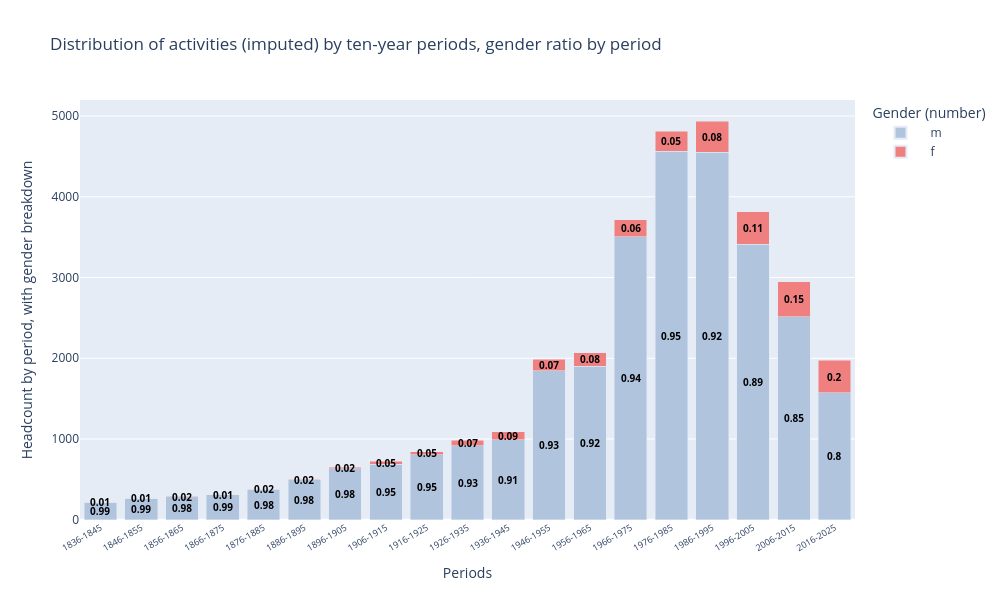

Notebook source saved alongside this figure:
### Markdown cell above
### New interactive chart using Plotly

### Code cell
# Reset index to make 'per_10' a column
df_plot = m_10_not_zero.reset_index()

# Calculate percentages per period
df_plot['tot'] = df_plot['m'] + df_plot['f']
df_plot['pct_m'] = df_plot['m'] / df_plot['tot']
df_plot['pct_f'] = df_plot['f'] / df_plot['tot']

# Create stacked bar chart
fig = px.bar(
    df_plot,
    x='per_10',
    y=['m', 'f'],
    color_discrete_map={'m': 'LightSteelBlue', 'f': 'LightCoral'},
    title='Distribution of activities (imputed) by ten-year periods, gender ratio by period',
    labels={'per_10': 'Periods', 'value': 'Number', 'variable': 'Genre'},
    barmode='stack'
)

# Rotate x-axis labels
fig.update_xaxes(tickangle=-30, tickfont=dict(size=9))

# Add percentage labels inside bars
for i, row in df_plot.iterrows():
    # Add m percentage label
    if row['m'] > 0:
        pct_m_str = f"{row['pct_m']:.2f}".rstrip('0').rstrip('.')  
        fig.add_annotation(
            x=row['per_10'],
            y=row['m'] / 2,
            text=pct_m_str,
            showarrow=False,
            font=dict(size=10, color='black', weight='bold'),
            xanchor='center',
            yanchor='middle'
        )
    # Add f percentage label
    if row['f'] > 0:
        pct_f_str = f"{row['pct_f']:.2f}".rstrip('0').rstrip('.')  
        fig.add_annotation(
            x=row['per_10'],
            y=row['m'] + row['f'] / 2,
            text=pct_f_str,
            showarrow=False,
            font=dict(size=10, color='black', weight='bold'),
            xanchor='center',
            yanchor='middle'
        )

# Customize hover info to show actual counts
fig.update_traces(
    hovertemplate='<b>%{x}</b><br>Number %{fullData.name}: %{y}<extra></extra>'
)

# Update layout
fig.update_layout(
    yaxis_title='Headcount by period, with gender breakdown',
    font=dict(size=12),
    width=1000,
    height=600,
    legend_title_text='Gender',
    legend=dict(
        title=dict(text="Gender (number)"),
        itemsizing='constant',
        itemwidth=50
    )
)

# Optional: Customize legend to show counts (e.g., "m (244)")
fig.for_each_trace(lambda t: t.update(name=f"{t.name}") if t.name in ['m', 'f'] else t)   # ({df_plot[t.name].iloc[0]})

# Save as interactive HTML
fig.write_html("interactive_images/naissances_distribution_10ans_genre_percent.html", include_plotlyjs='cdn', full_html=True)

# Optional: Show in notebook or browser
fig.show()

### Figure 1 — Plotly figure (JSON) as saved in the notebook; plotly's stock layout.template omitted (floating-point values rounded to 4 significant figures)
{"data": [{"hovertemplate": "<b>%{x}</b><br>Number %{fullData.name}: %{y}<extra></extra>", "legendgroup": "m", "marker": {"color": "LightSteelBlue", "pattern": {"shape": ""}}, "name": "m", "orientation": "v", "showlegend": true, "textposition": "auto", "type": "bar", "x": ["1836-1845", "1846-1855", "1856-1865", "1866-1875", "1876-1885", "1886-1895", "1896-1905", "1906-1915", "1916-1925", "1926-1935", "1936-1945", "1946-1955", "1956-1965", "1966-1975", "1976-1985", "1986-1995", "1996-2005", "2006-2015", "2016-2025"], "xaxis": "x", "y": [218, 266, 284, 308, 377, 493, 632, 691, 805, 917, 994, 1845, 1903, 3507, 4562, 4549, 3413, 2512, 1571], "yaxis": "y"}, {"hovertemplate": "<b>%{x}</b><br>Number %{fullData.name}: %{y}<extra></extra>", "legendgroup": "f", "marker": {"color": "LightCoral", "pattern": {"shape": ""}}, "name": "f", "orientation": "v", "showlegend": true, "textposition": "auto", "type": "bar", "x": ["1836-1845", "1846-1855", "1856-1865", "1866-1875", "1876-1885", "1886-1895", "1896-1905", "1906-1915", "1916-1925", "1926-1935", "1936-1945", "1946-1955", "1956-1965", "1966-1975", "1976-1985", "1986-1995", "1996-2005", "2006-2015", "2016-2025"], "xaxis": "x", "y": [2, 2, 5, 4, 7, 10, 16, 37, 38, 66, 97, 142, 167, 209, 249, 389, 404, 435, 405], "yaxis": "y"}], "layout": {"annotations": [{"font": {"color": "black", "size": 10, "weight": "bold"}, "showarrow": false, "text": "0.99", "x": "1836-1845", "xanchor": "center", "y": 109, "yanchor": "middle"}, {"font": {"color": "black", "size": 10, "weight": "bold"}, "showarrow": false, "text": "0.01", "x": "1836-1845", "xanchor": "center", "y": 219, "yanchor": "middle"}, {"font": {"color": "black", "size": 10, "weight": "bold"}, "showarrow": false, "text": "0.99", "x": "1846-1855", "xanchor": "center", "y": 133, "yanchor": "middle"}, {"font": {"color": "black", "size": 10, "weight": "bold"}, "showarrow": false, "text": "0.01", "x": "1846-1855", "xanchor": "center", "y": 267, "yanchor": "middle"}, {"font": {"color": "black", "size": 10, "weight": "bold"}, "showarrow": false, "text": "0.98", "x": "1856-1865", "xanchor": "center", "y": 142, "yanchor": "middle"}, {"font": {"color": "black", "size": 10, "weight": "bold"}, "showarrow": false, "text": "0.02", "x": "1856-1865", "xanchor": "center", "y": 286.5, "yanchor": "middle"}, {"font": {"color": "black", "size": 10, "weight": "bold"}, "showarrow": false, "text": "0.99", "x": "1866-1875", "xanchor": "center", "y": 154, "yanchor": "middle"}, {"font": {"color": "black", "size": 10, "weight": "bold"}, "showarrow": false, "text": "0.01", "x": "1866-1875", "xanchor": "center", "y": 310, "yanchor": "middle"}, {"font": {"color": "black", "size": 10, "weight": "bold"}, "showarrow": false, "text": "0.98", "x": "1876-1885", "xanchor": "center", "y": 188.5, "yanchor": "middle"}, {"font": {"color": "black", "size": 10, "weight": "bold"}, "showarrow": false, "text": "0.02", "x": "1876-1885", "xanchor": "center", "y": 380.5, "yanchor": "middle"}, {"font": {"color": "black", "size": 10, "weight": "bold"}, "showarrow": false, "text": "0.98", "x": "1886-1895", "xanchor": "center", "y": 246.5, "yanchor": "middle"}, {"font": {"color": "black", "size": 10, "weight": "bold"}, "showarrow": false, "text": "0.02", "x": "1886-1895", "xanchor": "center", "y": 498, "yanchor": "middle"}, {"font": {"color": "black", "size": 10, "weight": "bold"}, "showarrow": false, "text": "0.98", "x": "1896-1905", "xanchor": "center", "y": 316, "yanchor": "middle"}, {"font": {"color": "black", "size": 10, "weight": "bold"}, "showarrow": false, "text": "0.02", "x": "1896-1905", "xanchor": "center", "y": 640, "yanchor": "middle"}, {"font": {"color": "black", "size": 10, "weight": "bold"}, "showarrow": false, "text": "0.95", "x": "1906-1915", "xanchor": "center", "y": 345.5, "yanchor": "middle"}, {"font": {"color": "black", "size": 10, "weight": "bold"}, "showarrow": false, "text": "0.05", "x": "1906-1915", "xanchor": "center", "y": 709.5, "yanchor": "middle"}, {"font": {"color": "black", "size": 10, "weight": "bold"}, "showarrow": false, "text": "0.95", "x": "1916-1925", "xanchor": "center", "y": 402.5, "yanchor": "middle"}, {"font": {"color": "black", "size": 10, "weight": "bold"}, "showarrow": false, "text": "0.05", "x": "1916-1925", "xanchor": "center", "y": 824, "yanchor": "middle"}, {"font": {"color": "black", "size": 10, "weight": "bold"}, "showarrow": false, "text": "0.93", "x": "1926-1935", "xanchor": "center", "y": 458.5, "yanchor": "middle"}, {"font": {"color": "black", "size": 10, "weight": "bold"}, "showarrow": false, "text": "0.07", "x": "1926-1935", "xanchor": "center", "y": 950, "yanchor": "middle"}, {"font": {"color": "black", "size": 10, "weight": "bold"}, "showarrow": false, "text": "0.91", "x": "1936-1945", "xanchor": "center", "y": 497, "yanchor": "middle"}, {"font": {"color": "black", "size": 10, "weight": "bold"}, "showarrow": false, "text": "0.09", "x": "1936-1945", "xanchor": "center", "y": 1042.0, "yanchor": "middle"}, {"font": {"color": "black", "size": 10, "weight": "bold"}, "showarrow": false, "text": "0.93", "x": "1946-1955", "xanchor": "center", "y": 922.5, "yanchor": "middle"}, {"font": {"color": "black", "size": 10, "weight": "bold"}, "showarrow": false, "text": "0.07", "x": "1946-1955", "xanchor": "center", "y": 1916, "yanchor": "middle"}, {"font": {"color": "black", "size": 10, "weight": "bold"}, "showarrow": false, "text": "0.92", "x": "1956-1965", "xanchor": "center", "y": 951.5, "yanchor": "middle"}, {"font": {"color": "black", "size": 10, "weight": "bold"}, "showarrow": false, "text": "0.08", "x": "1956-1965", "xanchor": "center", "y": 1986.0, "yanchor": "middle"}, {"font": {"color": "black", "size": 10, "weight": "bold"}, "showarrow": false, "text": "0.94", "x": "1966-1975", "xanchor": "center", "y": 1754.0, "yanchor": "middle"}, {"font": {"color": "black", "size": 10, "weight": "bold"}, "showarrow": false, "text": "0.06", "x": "1966-1975", "xanchor": "center", "y": 3612.0, "yanchor": "middle"}, {"font": {"color": "black", "size": 10, "weight": "bold"}, "showarrow": false, "text": "0.95", "x": "1976-1985", "xanchor": "center", "y": 2281, "yanchor": "middle"}, {"font": {"color": "black", "size": 10, "weight": "bold"}, "showarrow": false, "text": "0.05", "x": "1976-1985", "xanchor": "center", "y": 4686.0, "yanchor": "middle"}, {"font": {"color": "black", "size": 10, "weight": "bold"}, "showarrow": false, "text": "0.92", "x": "1986-1995", "xanchor": "center", "y": 2274.0, "yanchor": "middle"}, {"font": {"color": "black", "size": 10, "weight": "bold"}, "showarrow": false, "text": "0.08", "x": "1986-1995", "xanchor": "center", "y": 4744.0, "yanchor": "middle"}, {"font": {"color": "black", "size": 10, "weight": "bold"}, "showarrow": false, "text": "0.89", "x": "1996-2005", "xanchor": "center", "y": 1706.0, "yanchor": "middle"}, {"font": {"color": "black", "size": 10, "weight": "bold"}, "showarrow": false, "text": "0.11", "x": "1996-2005", "xanchor": "center", "y": 3615, "yanchor": "middle"}, {"font": {"color": "black", "size": 10, "weight": "bold"}, "showarrow": false, "text": "0.85", "x": "2006-2015", "xanchor": "center", "y": 1256, "yanchor": "middle"}, {"font": {"color": "black", "size": 10, "weight": "bold"}, "showarrow": false, "text": "0.15", "x": "2006-2015", "xanchor": "center", "y": 2730.0, "yanchor": "middle"}, {"font": {"color": "black", "size": 10, "weight": "bold"}, "showarrow": false, "text": "0.8", "x": "2016-2025", "xanchor": "center", "y": 785.5, "yanchor": "middle"}, {"font": {"color": "black", "size": 10, "weight": "bold"}, "showarrow": false, "text": "0.2", "x": "2016-2025", "xanchor": "center", "y": 1774.0, "yanchor": "middle"}], "barmode": "stack", "font": {"size": 12}, "height": 600, "legend": {"itemsizing": "constant", "itemwidth": 50, "title": {"text": "Gender (number)"}, "tracegroupgap": 0}, "title": {"text": "Distribution of activities (imputed) by ten-year periods, gender ratio by period"}, "width": 1000, "xaxis": {"anchor": "y", "domain": [0, 1], "tickangle": -30, "tickfont": {"size": 9}, "title": {"text": "Periods"}}, "yaxis": {"anchor": "x", "domain": [0, 1], "title": {"text": "Headcount by period, with gender breakdown"}}}}
